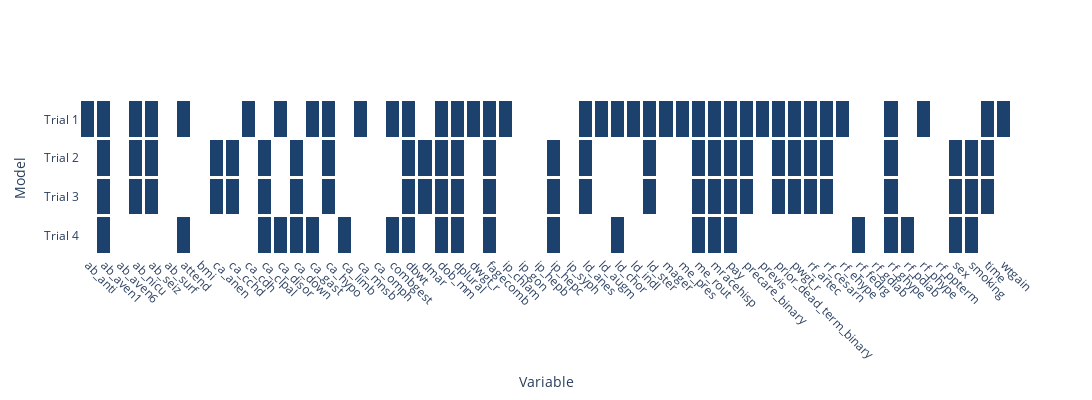

Notebook code for this chart:
### Code cell
df_viz = df_viz.sort_values("Model", ascending=False).reset_index(drop=True)
mask = df_viz.set_index("Model")

fig = go.Figure(
    data=go.Heatmap(
        z=mask.values.astype(int),
        x=mask.columns,
        y=mask.index,
        colorscale=[[0, "rgba(0,0,0,0)"], [1, "#1c416d"]],
        showscale=False,
        xgap=3,
        ygap=3 
    )
)

fig.update_layout(
    width=1200,
    height=400,
    xaxis_title="Variable",
    yaxis_title="Model",
    plot_bgcolor='rgba(0,0,0,0)',
    paper_bgcolor='rgba(0,0,0,0)',
    yaxis=dict(
        showgrid=False,
        #showticklabels=False,
        zeroline=False
    ),
    xaxis=dict(
        showgrid=False,
        #showticklabels=False,
        zeroline=False,
        tickangle=45
    ),
)

fig.show()

### Figure 1 — Plotly figure (JSON) as saved in the notebook; plotly's stock layout.template omitted (floating-point values rounded to 4 significant figures; data arrays with more than 128 entries replaced by an {"elided": "..."} marker saying what was removed)
{"data": [{"colorscale": [[0, "rgba(0,0,0,0)"], [1, "#1c416d"]], "showscale": false, "type": "heatmap", "x": ["ab_anti", "ab_aven1", "ab_aven6", "ab_nicu", "ab_seiz", "ab_surf", "attend", "bmi", "ca_anen", "ca_cchd", "ca_cdh", "ca_clpal", "ca_disor", "ca_down", "ca_gast", "ca_hypo", "ca_limb", "ca_mnsb", "ca_omph", "combgest", "dbwt", "dmar", "dob_mm", "dplural", "dwgt_r", "fagecomb", "ip_chlam", "ip_gon", "ip_hepb", "ip_hepc", "ip_syph", "ld_anes", "ld_augm", "ld_chor", "ld_indl", "ld_ster", "mager", "me_pres", "me_rout", "mracehisp", "pay", "precare_binary", "previs", "prior_dead_term_binary", "pwgt_r", "rf_artec", "rf_cesarn", "rf_ehype", "rf_fedrg", "rf_gdiab", "rf_ghype", "rf_pdiab", "rf_phype", "rf_ppterm", "sex", "smoking", "time", "wtgain"], "xgap": 3, "y": ["Trial 4", "Trial 3", "Trial 2", "Trial 1"], "ygap": 3, "z": {"elided": "4x58 int values"}}], "layout": {"height": 400, "paper_bgcolor": "rgba(0,0,0,0)", "plot_bgcolor": "rgba(0,0,0,0)", "width": 1200, "xaxis": {"showgrid": false, "tickangle": 45, "title": {"text": "Variable"}, "zeroline": false}, "yaxis": {"showgrid": false, "title": {"text": "Model"}, "zeroline": false}}}
